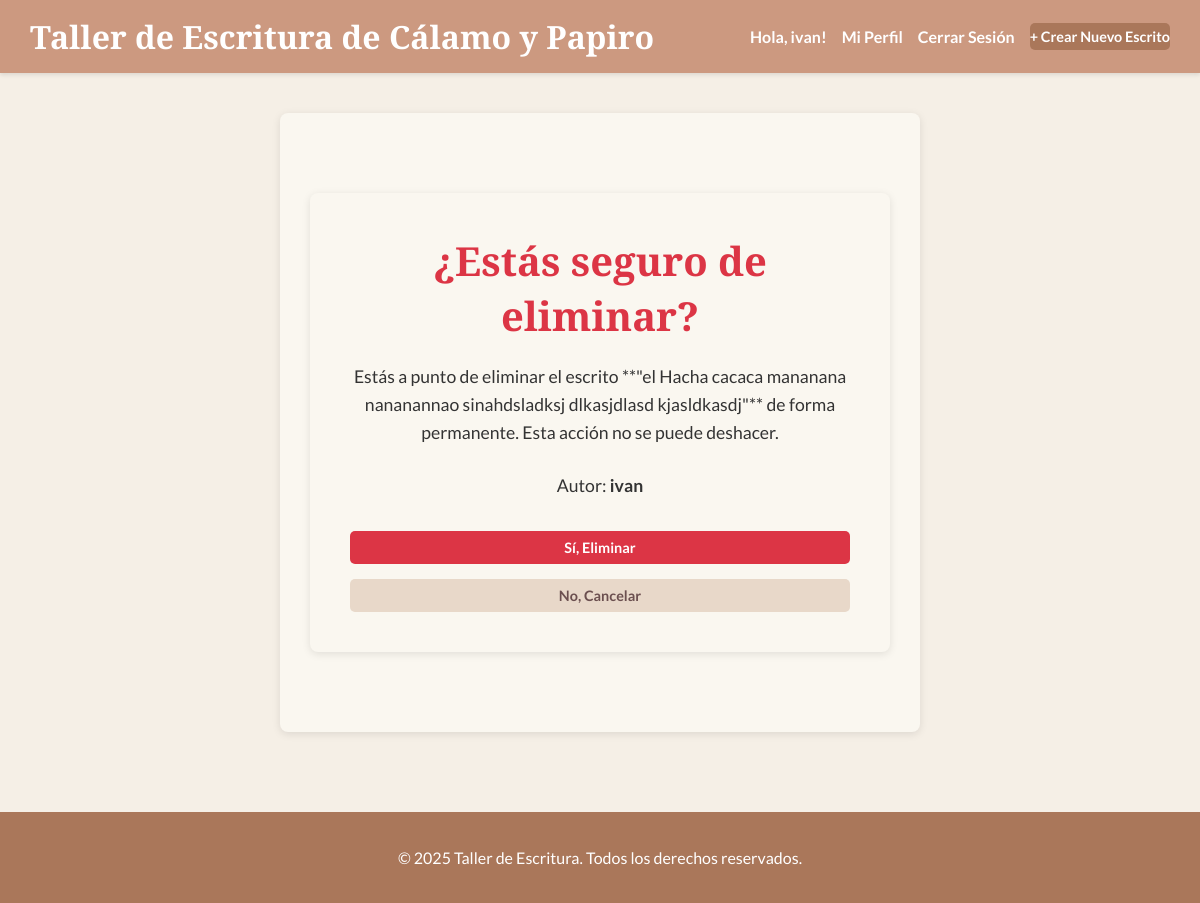
The page /escritura/4/eliminar/ (signed in) on the database its author committed.
### escritura/models.py (models this page shows, shortened)
class Escrito(models.Model):
    ESTADO_CHOICES = [
        ('BORRADOR', 'Borrador'),
        ('PRIVADO', 'Privado'),
        ('PUBLICO', 'Público'),
    ]
    autor = models.ForeignKey(User, on_delete=models.CASCADE, related_name='escritos')
    titulo = models.CharField(max_length=200)
    contenido = RichTextUploadingField() # MODIFICADO: Usa RichTextUploadingField para permitir subir archivos
    fecha_creacion = models.DateTimeField(auto_now_add=True)
    fecha_actualizacion = models.DateTimeField(auto_now=True)
    estado = models.CharField(max_length=10, choices=ESTADO_CHOICES, default='BORRADOR')
    notificacion_enviada = models.BooleanField(default=False, verbose_name="Notificación Enviada")
    class Meta:
        ordering = ['-fecha_creacion']
        verbose_name = "Escrito"
        verbose_name_plural = "Escritos"

### escritura/views.py (the view)
# urls.py: path('<int:pk>/eliminar/', views.eliminar_escrito, name='eliminar_escrito'),
@login_required # Solo usuarios autenticados pueden acceder.
def eliminar_escrito(request, pk):
    escrito = get_object_or_404(Escrito, pk=pk)
    if request.user != escrito.autor:
        messages.error(request, "No tienes permiso para eliminar este escrito.")
        return redirect('escritura:detalle_escrito', pk=escrito.pk)
    if request.method == 'POST':
        escrito.delete() # ¡Elimina el objeto de la base de datos!
        messages.success(request, f"El escrito '{escrito.titulo}' ha sido eliminado exitosamente.")
        return redirect('escritura:lista_escritos') # Redirige a la lista después de eliminar.
    return render(request, 'escritura/confirmar_eliminar_escrito.html', {'escrito': escrito})

### escritura/templates/escritura/confirmar_eliminar_escrito.html (shortened to what this page needs)
{% extends 'base.html' %}
{% block content %}
    <div class="confirmation-container">
        <h1 class="page-title" style="color: #dc3545;">¿Estás seguro de eliminar?</h1>
        <p>Estás a punto de eliminar el escrito **"{{ escrito.titulo }}"** de forma permanente. Esta acción no se puede deshacer.</p>
        <p>Autor: <strong>{{ escrito.autor.username }}</strong></p>
        <form method="post" style="display: flex; gap: 15px; margin-top: 30px; justify-content: center;">
            <button type="submit" class="button danger">Sí, Eliminar</button>
            <a href="{% url 'escritura:detalle_escrito' pk=escrito.pk %}" class="button secondary">No, Cancelar</a>
        </form>
    </div>
{% endblock %}

### taller_escritura/templates/base.html (shortened to what this page needs)
{% load static %}
<!DOCTYPE html>
<html lang="es">
<head>
    <link rel="stylesheet" href="{% static 'css/main.css' %}">
</head>
<body>
    <header class="main-header">
        <nav class="main-nav">
            <div class="logo">
                <a href="{% url 'escritura:lista_escritos' %}">Taller de Escritura de Cálamo y Papiro</a>
            </div>
            <ul class="nav-links">
                {% if user.is_authenticated %}
                    <li><span class="welcome-message">Hola, {{ user.username }}!</span></li>
                    <li><a href="{% url 'escritura:perfil_usuario' %}">Mi Perfil</a></li>
                    <li>
                        <form method="post" action="{% url 'logout' %}" style="display: inline;">
                            <button type="submit" class="nav-link-button">Cerrar Sesión</button>
                        </form>
                    </li>
                    <li><a href="{% url 'escritura:crear_escrito' %}" class="button primary">+ Crear Nuevo Escrito</a></li>
                {% else %}
                    <li><a href="{% url 'login' %}" class="button">Iniciar Sesión</a></li>
                    <li><a href="{% url 'escritura:registro' %}" class="button secondary">Registrarse</a></li>
                {% endif %}
            </ul>
        </nav>
    </header>
    <main class="container">
        {% block content %}
        {% endblock %}
    </main>
    <footer class="main-footer">
        <p>© 2025 Taller de Escritura. Todos los derechos reservados.</p>
    </footer>
</body>
</html>

### static/css/main.css (style rules this page uses)
body { font-family: 'Lato', sans-serif; margin: 0; background-color: #F5EFE6; color: #333333; display: flex; flex-direction: column; min-height: 100vh; }
.container { max-width: 800px; margin: 20px auto; background-color: #FAF7F0; padding: 20px; border-radius: 8px; box-shadow: 0 2px 8px rgba(0, 0, 0, 0.1); flex-grow: 1; box-sizing: border-box; }
h1, h2, h3, h4, h5, h6 { font-family: 'Playfair Display', serif; color: #AA775A; margin-top: 0; margin-bottom: 20px; }
a { color: #6B4F4F; text-decoration: none; }
.button { background-color: #AA775A; color: white; padding: 8px 15px; border: none; border-radius: 5px; cursor: pointer; font-size: 0.9em; text-decoration: none; font-weight: bold; display: inline-block; text-align: center; transition: background-color 0.3s ease; font-family: 'Lato', sans-serif; }
.button.primary { background-color: #AA775A; }
.button.secondary { background-color: #E8D8C9; color: #6B4F4F; }
.button.danger { background-color: #dc3545; }
.main-header { background-color: #CC9980; color: white; padding: 15px 20px; box-shadow: 0 2px 4px rgba(0, 0, 0, 0.1); }
.main-nav { display: flex; flex-wrap: wrap; justify-content: space-between; align-items: center; max-width: 1200px; margin: 0 auto; }
.logo { flex-basis: 100%; text-align: center; margin-bottom: 10px; }
.logo a { color: white; font-size: 1.8em; font-weight: bold; text-decoration: none; display: block; font-family: 'Playfair Display', serif; }
.nav-links { list-style: none; margin: 0; padding: 0; display: flex; flex-wrap: wrap; justify-content: center; gap: 15px; align-items: center; width: 100%; }
.nav-links li { margin: 0; }
.nav-links a, .nav-links span { color: white; text-decoration: none; font-weight: bold; padding: 5px 0; white-space: nowrap; font-family: 'Lato', sans-serif; }
.welcome-message { font-weight: bold; margin-right: 0; color: white; font-family: 'Lato', sans-serif; }
.main-footer { background-color: #AA775A; color: white; text-align: center; padding: 20px; margin-top: 40px; font-family: 'Lato', sans-serif; }
form { display: flex; flex-direction: column; }
@media (min-width: 600px) { .container { padding: 30px; } }
@media (min-width: 600px) { .main-header { padding: 15px 30px; } }
@media (min-width: 600px) { .logo { flex-basis: auto; text-align: left; margin-bottom: 0; } }
@media (min-width: 600px) { .nav-links { justify-content: flex-end; width: auto; } }
@media (min-width: 992px) { .container { margin-top: 40px; margin-bottom: 40px; } }
@media (min-width: 992px) { h1 { font-size: 2.5em; } }
@media (min-width: 992px) { .logo a { font-size: 2em; } }
.nav-link-button { background: none; border: none; padding: 0; margin: 0; cursor: pointer; font-family: inherit; color: white; text-decoration: none; font-weight: bold; font-size: 1em; }

### escritura/templates/escritura/confirmar_eliminar_escrito.html (style rules this page uses)
.confirmation-container { text-align: center; background-color: #FAF7F0; padding: 40px; border-radius: 8px; box-shadow: 0 2px 8px rgba(0, 0, 0, 0.1); max-width: 500px; margin: 50px auto; }
.confirmation-container p { font-size: 1.1em; margin-bottom: 25px; line-height: 1.6; }

### rows shown on the page
Escrito: titulo "el Hacha cacaca mananana nananannao sinahdsladksj dlkasjdlasd kjasldkasdj", autor.username "ivan"

### other values the page prints
{{ user.username }} "ivan"
